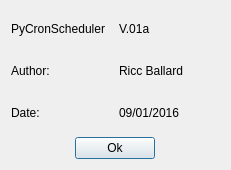
<?xml version="1.0" encoding="UTF-8"?>
<ui version="4.0">
 <class>aboutDialog</class>
 <widget class="QDialog" name="aboutDialog">
  <property name="geometry">
   <rect>
    <x>0</x>
    <y>0</y>
    <width>231</width>
    <height>170</height>
   </rect>
  </property>
  <property name="minimumSize">
   <size>
    <width>231</width>
    <height>170</height>
   </size>
  </property>
  <property name="maximumSize">
   <size>
    <width>231</width>
    <height>170</height>
   </size>
  </property>
  <property name="windowTitle">
   <string>About Go Pro Project</string>
  </property>
  <layout class="QVBoxLayout" name="verticalLayout">
   <item>
    <layout class="QHBoxLayout" name="horizontalLayout">
     <item>
      <widget class="QLabel" name="label">
       <property name="text">
        <string>PyCronScheduler</string>
       </property>
      </widget>
     </item>
     <item>
      <widget class="QLabel" name="label_2">
       <property name="text">
        <string>V.01a</string>
       </property>
      </widget>
     </item>
    </layout>
   </item>
   <item>
    <layout class="QHBoxLayout" name="horizontalLayout_2">
     <item>
      <widget class="QLabel" name="label_3">
       <property name="text">
        <string>Author: </string>
       </property>
      </widget>
     </item>
     <item>
      <widget class="QLabel" name="label_6">
       <property name="text">
        <string>Ricc Ballard</string>
       </property>
      </widget>
     </item>
    </layout>
   </item>
   <item>
    <layout class="QHBoxLayout" name="horizontalLayout_3">
     <item>
      <widget class="QLabel" name="label_4">
       <property name="text">
        <string>Date:</string>
       </property>
      </widget>
     </item>
     <item>
      <widget class="QLabel" name="label_5">
       <property name="text">
        <string>09/01/2016</string>
       </property>
      </widget>
     </item>
    </layout>
   </item>
   <item>
    <layout class="QHBoxLayout" name="horizontalLayout_4">
     <item alignment="Qt::AlignHCenter">
      <widget class="QPushButton" name="pushButton">
       <property name="text">
        <string>Ok</string>
       </property>
      </widget>
     </item>
    </layout>
   </item>
  </layout>
 </widget>
 <resources/>
 <connections>
  <connection>
   <sender>pushButton</sender>
   <signal>clicked()</signal>
   <receiver>aboutDialog</receiver>
   <slot>accept()</slot>
   <hints>
    <hint type="sourcelabel">
     <x>102</x>
     <y>147</y>
    </hint>
    <hint type="destinationlabel">
     <x>202</x>
     <y>-14</y>
    </hint>
   </hints>
  </connection>
 </connections>
</ui>
